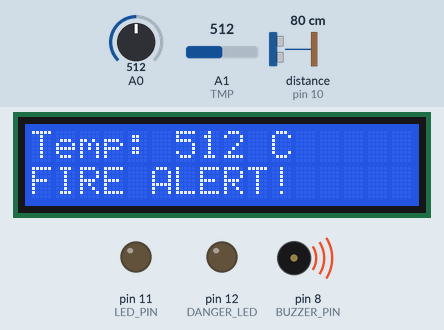
Recording of a sketch running on a simulated Arduino Uno, built with avr-gcc and run on an emulated ATmega328P. Shown: 16×2 character LCD, output pins drawn as LEDs (lit = HIGH), buzzer (waves = sounding, pin HIGH). Wiring (inferred from the names in the program): ultrasonic range finder: trigger pin 9; echo pin 10. The inputs (shaded band) are chosen by the test bench; at power-on: distance to the obstacle (sensor on pin 10) 80 cm, A1 (TMP) = 512, A0 = 512. The echo pulse lasts 58.3 µs per cm; pins used as bus, display or sensor lines are not drawn; what the sketch prints to the serial monitor is not drawn.

Above: at 3.2 s.
3.3 s: distance to the obstacle (sensor on pin 10) set to 23 cm
At 5.2 s:
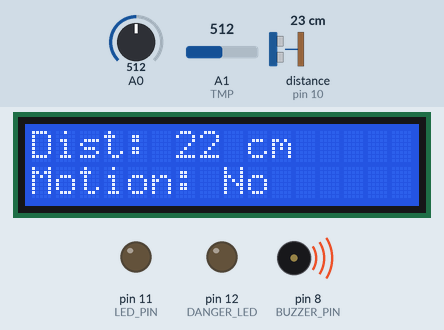
10.6 s: distance to the obstacle (sensor on pin 10) set to 19 cm
At 13.2 s:
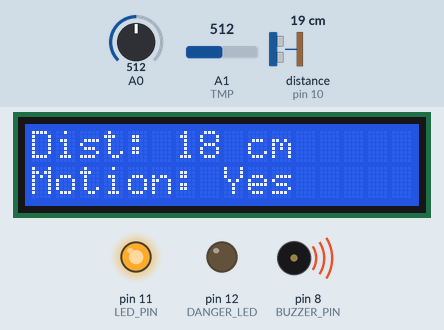
17.5 s: A1 (TMP) set to 128
At 19.8 s:
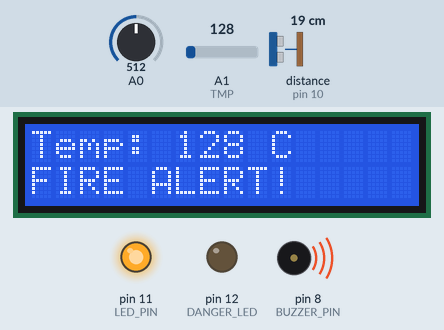
22.2 s: A1 (TMP) set to 112
At 25.1 s:
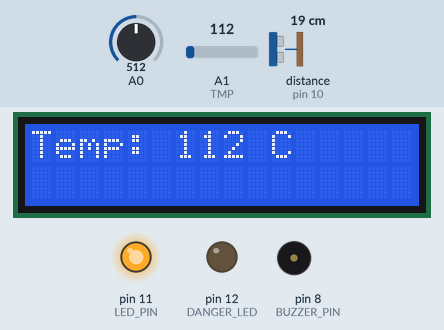
29.5 s: distance to the obstacle (sensor on pin 10) set to 250 cm
At 32.5 s:
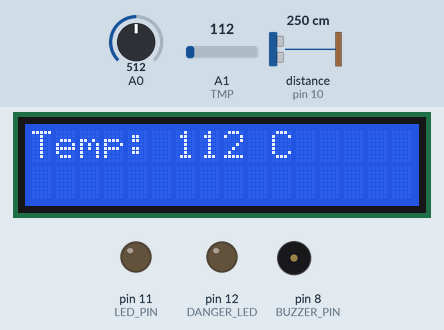
36.8 s: A0 set to 66
40.3 s: A0 set to 53
At 44.0 s:
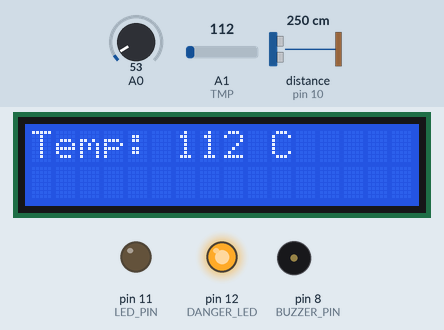
Timing chart, 0 to 45.5 s (numbered marks = the images above; inputs shaded):
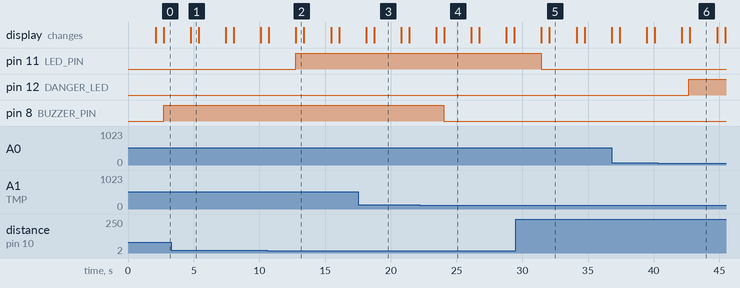

Measured:
- the behaviour switches between 21 and 20 cm on distance to the obstacle (sensor on pin 10) (found by bisection; images 1 and 2)
- the behaviour switches between 121 and 120 on A1 (TMP) (found by bisection; images 3 and 4)
- the behaviour switches between 61 and 60 on A0 (found by bisection; images 5 and 6)
- after the input at 10.6 s, pin 11 (LED_PIN): LOW → HIGH after 2.1 s; the display: first differs from a run without the input after 2.2 s (image 2)
- after the input at 17.5 s, the display: first differs from a run without the input after 1.2 s (image 3)
- after the input at 22.2 s, pin 8 (BUZZER_PIN): HIGH → LOW after 1.8 s; the display: first differs from a run without the input after 1.9 s (image 4)
- after the input at 29.5 s, pin 11 (LED_PIN): HIGH → LOW after 1.9 s; the display: first changes after 2.0 s (image 5 shows a later state)
- after the input at 40.3 s, pin 12 (DANGER_LED): LOW → HIGH after 2.4 s

The sketch:

iot_final_project.ino
```cpp
// C++ code
//
#include <SoftwareSerial.h>
#include<LiquidCrystal.h>
LiquidCrystal lcd(2,3,4,5,6,7);

SoftwareSerial Bluetooth(0, 1);  // TX, RX (Connect to HC-05/HC-06)

#define TRIG_PIN 9
#define ECHO_PIN 10
#define LED_PIN 11
#define DANGER_LED 12
#define TMP A1
//#define MOTOR_PIN 6
#define BUZZER_PIN 8

void setup(){
  pinMode(A0,INPUT);
  pinMode(DANGER_LED, OUTPUT);
  pinMode(TRIG_PIN, OUTPUT); // for ultrasonic
  pinMode(ECHO_PIN, INPUT); // for ultrasonic
  pinMode(LED_PIN, OUTPUT); // led for motion
  //pinMode(MOTOR_PIN,OUTPUT);
  pinMode(BUZZER_PIN,OUTPUT);
  Serial.begin(9600);
  Bluetooth.begin(9600);
  lcd.begin(16, 2);  // LCD 16x2 Setup

  lcd.print("System Ready...");
  delay(2000);
}
void loop ()
{
  // Ultrasonic logic for presence sensing
  int duration;
  int distance;

  digitalWrite(TRIG_PIN, LOW);
  delayMicroseconds(2);
  digitalWrite(TRIG_PIN, HIGH);
  delayMicroseconds(10);
  digitalWrite(TRIG_PIN, LOW);

  duration = pulseIn(ECHO_PIN, HIGH);
  distance = duration * 0.034 / 2; // Convert to cm

  Serial.print("Distance: ");
  Serial.print(distance);
  Serial.println(" cm");

  Bluetooth.print("Distance: ");
  Bluetooth.print(distance);
  Bluetooth.println(" cm");

  lcd.clear();
  lcd.setCursor(0, 0);
  lcd.print("Dist: ");
  lcd.print(distance);
  lcd.print(" cm");

  if (distance > 0 && distance < 20){
    digitalWrite(LED_PIN, HIGH);
    Bluetooth.println("Motion detected! Lights ON.");
    lcd.setCursor(0, 1);
    lcd.print("Motion: Yes");
  } else {
    digitalWrite(LED_PIN, LOW);
    Bluetooth.println("No motion. Lights OFF.");
    lcd.setCursor(0, 1);
    lcd.print("Motion: No ");
  }
  delay(500); // delay for stability

  // Photoresistor logic for security lights
  int A = analogRead(A0);
  Serial.print ("Light level=");
  Serial.println(A);
  Bluetooth.print("Light level: ");
  Bluetooth.println(A);

  if (A<=60){
    digitalWrite(DANGER_LED, HIGH);
    Bluetooth.println("Warning: Low light! Danger LED ON.");
  }
  else{
    digitalWrite(DANGER_LED, LOW);
    Bluetooth.println("Normal light levels. Danger LED OFF.");
  }

  // TEMP LOGIC
  int sensorValue = analogRead(TMP);


  Serial.print("Temperature: ");
  Serial.print(sensorValue);
  Serial.print("Celsius");

  Bluetooth.print("Temperature: ");
  Bluetooth.print(sensorValue);
  Bluetooth.println(" °C");

  lcd.clear();
  lcd.setCursor(0, 0);
  lcd.print("Temp: ");
  lcd.print(sensorValue);
  lcd.print(" C");

  if (sensorValue > 120){
    digitalWrite(BUZZER_PIN, HIGH);
    //digitalWrite(DANGER_LED, HIGH);
    Bluetooth.println("🔥 FIRE ALERT! 🔥");
    lcd.setCursor(0, 1);
    lcd.print("FIRE ALERT!");
  } else{
    digitalWrite(BUZZER_PIN, LOW);
    Bluetooth.println("Temperature Normal.");
  }
  delay(2000);
}
```
